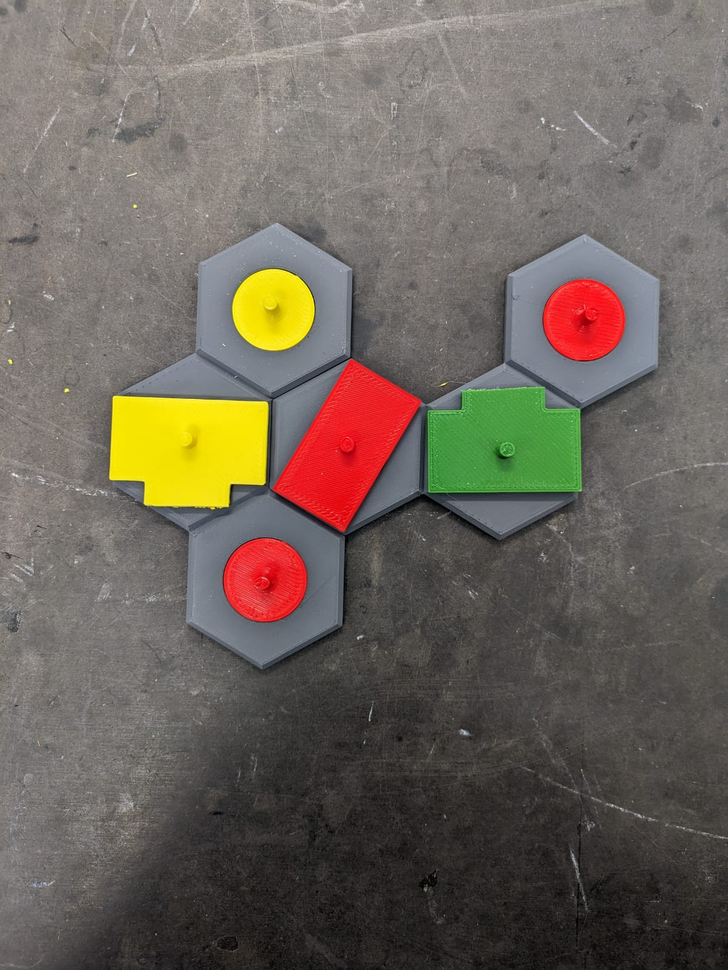
#> input picture resources/city1.png, 728 x 970 px, shrunk from 1201 x 1600 before the run
$ python -i cell_finder.py   (imports and definitions only)
#> lines starting #> are read from the running program, lines starting #| are printed output that depends on the picture; after the words box and inside, x2 and y2 are one past the last pixel; in counts of white or black regions, pixels touching at a corner belong together
#> further down, picture is the input picture: shape (970, 728, 3); mean B, G, R 92.3, 101.7, 110
import cv2
import numpy as np
from matplotlib import pyplot as plt

def read_image(img_path):
    img = cv2.imread(img_path)
    return img

def find_contours(img):
    img_gray = cv2.cvtColor(img, cv2.COLOR_BGR2GRAY)
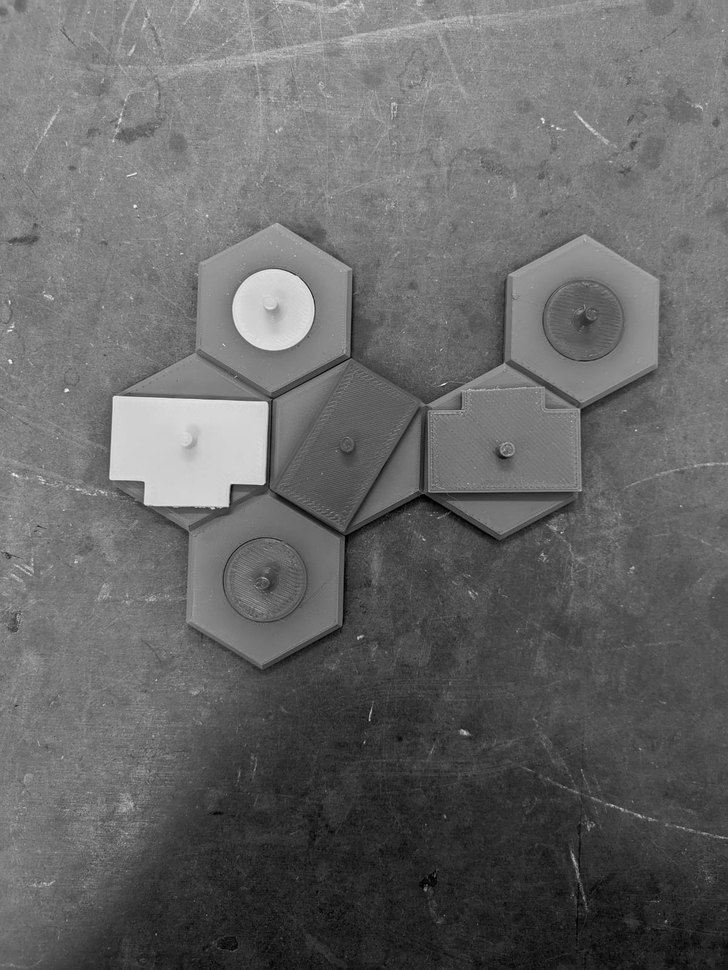
#> img_gray: shape (970, 728); min 0, max 253, mean 103.1
    _, threshold = cv2.threshold(img_gray, 127, 255, cv2.THRESH_BINARY)
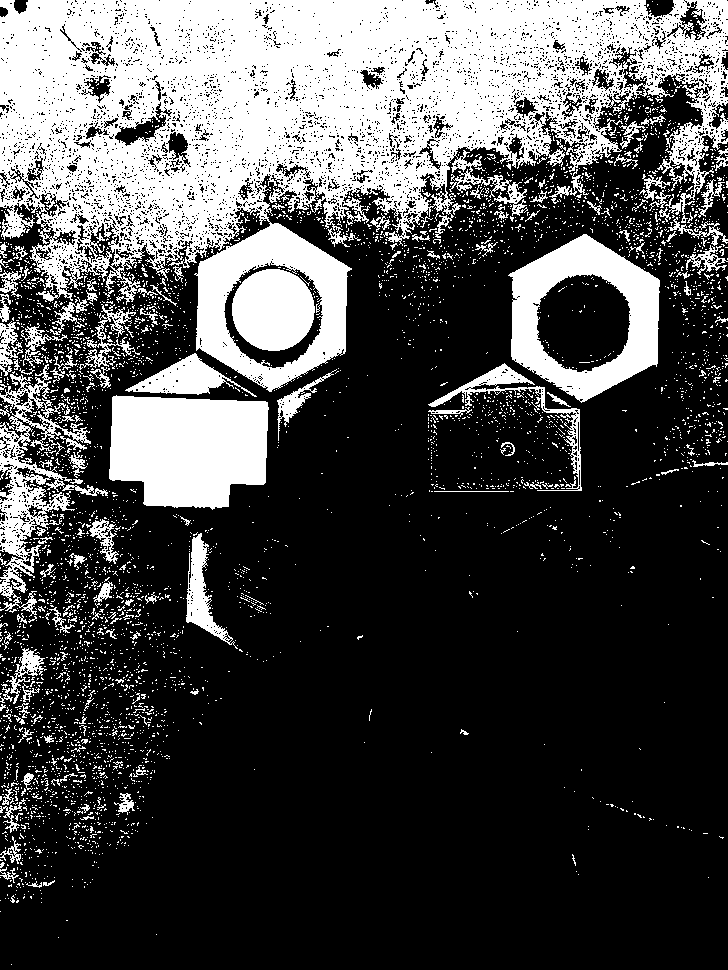
#> threshold: shape (970, 728); 29.3% white; 4388 white regions (4221 under 20 px)
    contours, _ = cv2.findContours(threshold, cv2.RETR_TREE, cv2.CHAIN_APPROX_SIMPLE)
#> contours = 10114 contours, 9789 with area under 20; largest, box (x1, y1, x2, y2) and area: (0, 0, 728, 392) 160680, (508, 234, 660, 403) 18346, (109, 395, 269, 510) 14956, (223, 262, 324, 369) 7853, (536, 273, 631, 373) 7232
    return contours

# [48 lines left out: functions find_hexagon, create_mask_from_contour, extract_hexagon_image, crop_to_bounding_box, find_cells, show_results, not called in this run]

>>> import cv2
>>> picture = cv2.imread('resources/city1.png')
>>> result = find_contours(picture)
#> result has the same summary as contours in find_contours

$ run again, on resources/city2_greenscreen.png
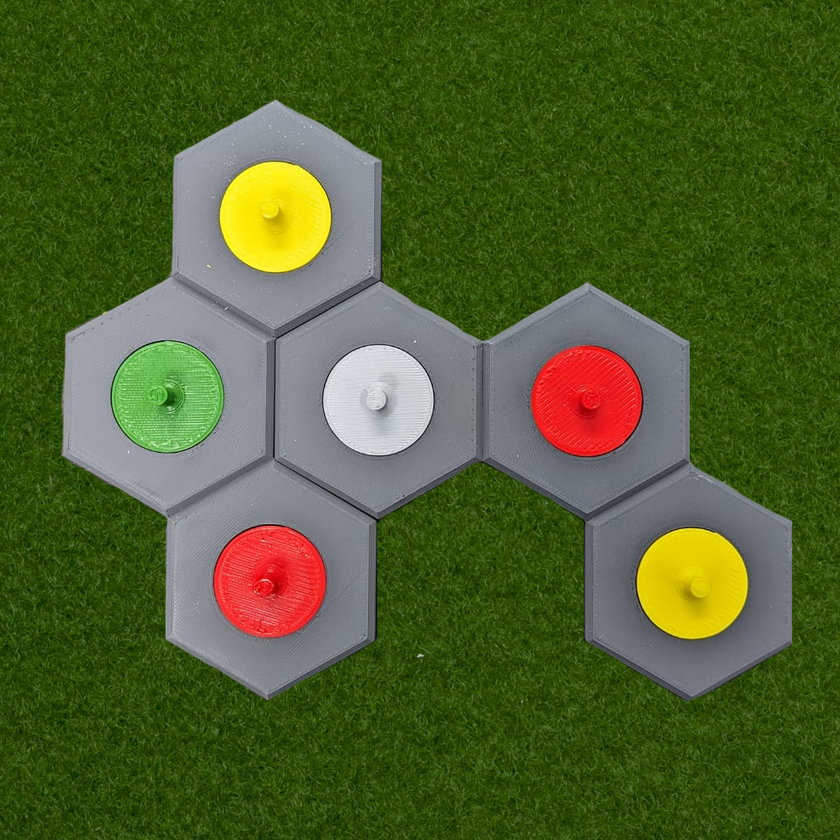
#> input picture resources/city2_greenscreen.png, 840 x 840 px, shrunk from 1000 x 1000 before the run
#> picture is the input picture: shape (840, 840, 3); mean B, G, R 43.9, 95.4, 78.3
#> in find_contours, `img_gray = cv2.cvtColor(img, cv2.COLOR_BGR2GRAY)`:
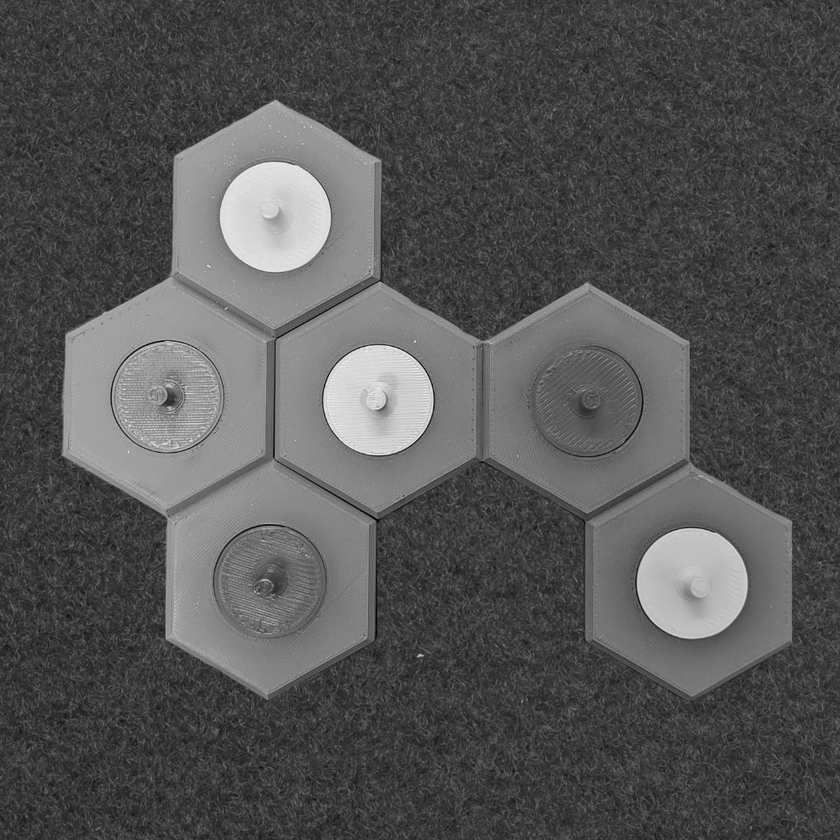
#> img_gray: shape (840, 840); min 0, max 246, mean 84.5
#> in find_contours, `_, threshold = cv2.threshold(img_gray, 127, 255, cv2.THRESH_BINARY)`:
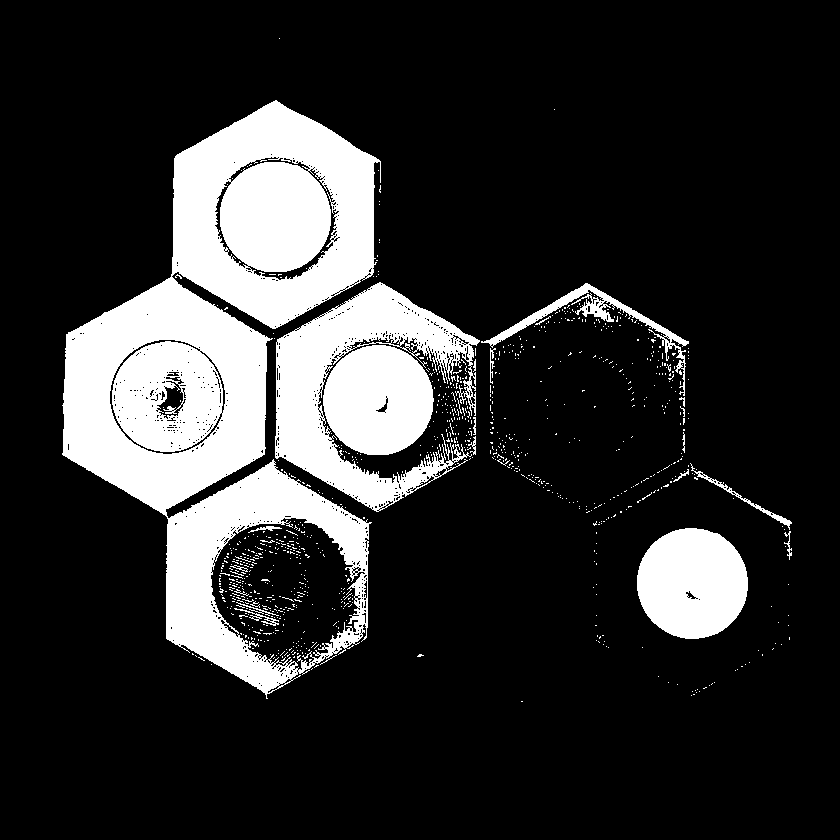
#> threshold: shape (840, 840); 18.2% white; 934 white regions (911 under 20 px)
#> contours = 1797 contours, 1752 with area under 20; largest, box (x1, y1, x2, y2) and area: (62, 100, 381, 699) 104134, (275, 282, 480, 512) 17557, (210, 517, 366, 671) 16114, (637, 528, 748, 639) 9538, (323, 345, 434, 455) 9408
#> result has the same summary as contours in find_contours
